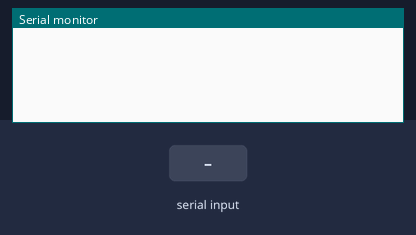
Simulated run of this sketch. Board: Arduino Uno, built with avr-gcc and run on an emulated ATmega328P. Parts: the last lines printed to the serial monitor. The test bench sets the inputs (shaded band).

Above: at 1.2 s.
1.3 s: "a" received over Serial
At 1.9 s:
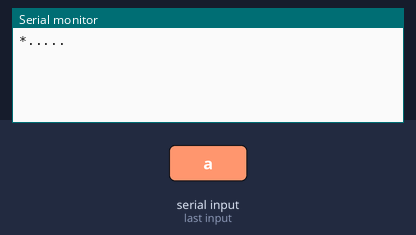
2.8 s: "c" received over Serial
At 4.0 s:
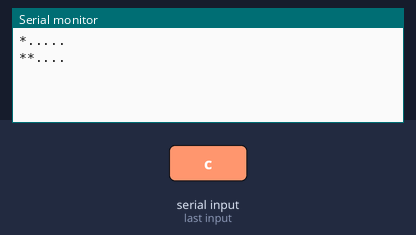
4.3 s: "f" received over Serial
At 5.4 s:
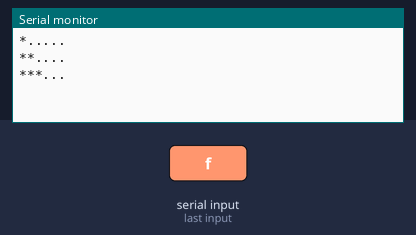

The sketch:

letter2binbraille.ino
```cpp
#include "letter2braille.h"

void setup()
{
	Serial.begin(9600);
}

char get_letter()
{
	char junk;
	char data;

	while (!Serial.available())
		;
	data = Serial.read();
	while (Serial.available())
	{
		junk = Serial.read();
	}

	return data;
}

void write_braille(byte b)
{
	for (byte c = 0; c < 6; c++)
		Serial.print((getdot(b, c))? '*' : '.');
	Serial.println();
}

void loop()
{
	write_braille(letter2code(get_letter()));
}
```

bit2letter.h
```cpp
#pragma once
#ifndef byte
#define byte unsigned char
#endif

byte letter2code(char letter)
{
  switch (letter)
  {
	case ' ': return 0; break;
	case 'a': case '1': return 1; break;
    case 'c': case '3': return 3; break;
    case ',': return 4; break;
    case 'b': case '2': return 5; break;
    case 'i': case '9': return 6; break;
    case 'f': case '6': return 7; break;
    case 'e': case '5': return 9; break;
    case 'd': case '4': return 11; break;
    case ':': return 12; break;
    case 'h': case '8': return 13; break;
    case 'j': case '0': return 14; break;
    case 'g': case '7': return 15; break;
    case '\'': return 16; break;
    case 'k': return 17; break;
    case 'm': return 19; break;
    case ';': return 20; break;
    case 'l': return 21; break;
    case 's': return 22; break;
    case 'p': return 23; break;
    case '*': return 24; break;
    case 'o': return 25; break;
    case 'n': return 27; break;
    case '!': return 28; break;
    case 'r': return 29; break;
    case 't': return 30; break;
    case 'q': return 31; break;
    case '.': return 44; break;
    case 'w': return 46; break;
    case '-': return 48; break;
    case 'u': return 49; break;
    case 'x': return 51; break;
    case 'v': return 53; break;
    case 'z': return 57; break;
    case 'y': return 59; break;
    case '(': case ')': return 60; break;
  }

  return 0;
}
```

braille.h
```cpp
#ifndef BRAILLE_H
#define BRAILLE_H
#include <stdlib.h>
#include "bit2letter.h"
#define braille byte
#define one (0x1)

braille setdot(braille b, byte c, byte v)
{
	return (v)? b | (one << c) : b & ~(one << c);
}

braille getdot(braille b, byte c)
{
	return (b >> c) & one;
}

byte* bitsof(braille c)
{
	byte *a = (byte*) malloc(sizeof(byte) * 8);
	byte i = 0;

	for (i = 0; i < 8; ++i)
		a[i] = getdot(c, i);

	return a;
}

#undef one
#endif
```

letter2braille.h
```cpp
#pragma once
#include "Arduino.h"
#include "braille.h"
```

Measured:
- after the input at 1.3 s, the serial monitor: prints a new line at once (image 1)
- after the input at 2.8 s, the serial monitor: prints a new line at once (image 2)
- after the input at 4.3 s, the serial monitor: prints a new line at once (image 3)
